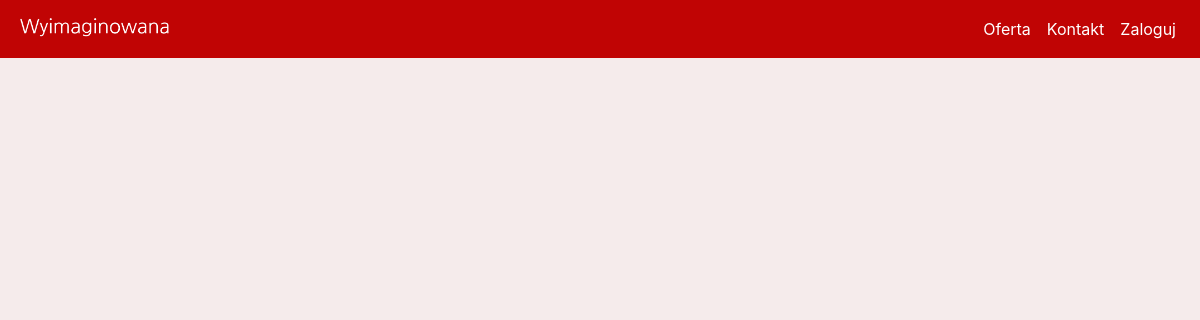
Before: /oferta/nowosci/4 with the older database file.
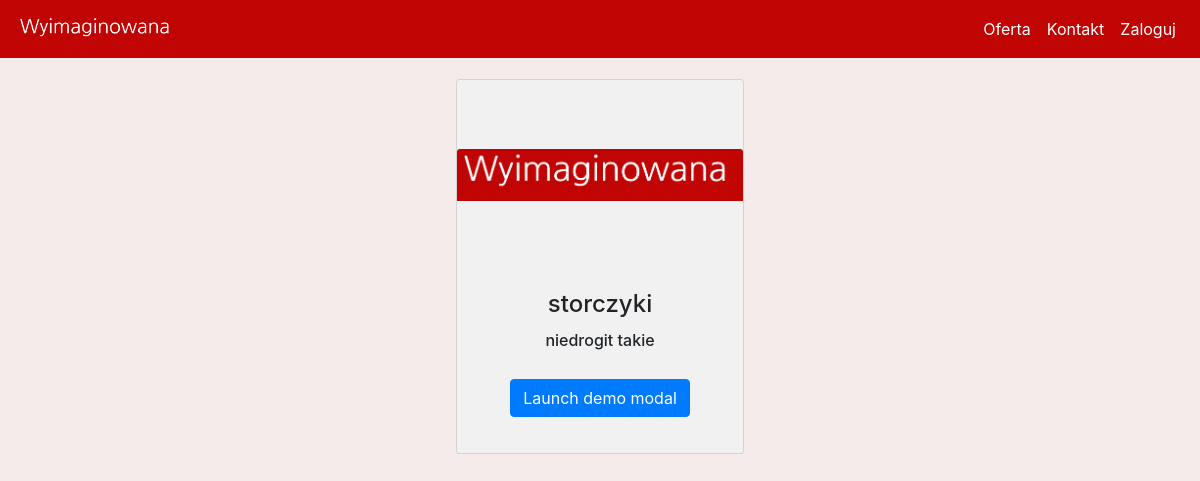
After: the same page with the newer database file.
### kwiaciarnia/models.py (models this page shows)
class Products(db.Model):
    id = db.Column(db.Integer(), primary_key=True)
    category = db.Column(db.Integer(), db.ForeignKey('product_category.id'))
    name = db.Column(db.String(), unique=True)
    description = db.Column(db.String())
    price = db.Column(db.Integer())

### kwiaciarnia/routes.py (the view)
@app.route('/oferta/<cat_name>/<id>')
def products(cat_name, id):
    products = Products.query.filter_by(category=id).all()
    products_category = Product_category.query.filter_by(name=cat_name).first()
    return render_template('products.html', products=products, products_category=products_category)

### kwiaciarnia/templates/products.html (shortened to what this page needs)
{% extends 'base.html' %}
{% block content %}
<div class="scrollmenu scrolly">
  {% for product in products %}
    <div class="card max-height padding-btm" style="width: 18rem;">
      {% if product.category == products_category.id %}
        <img class="card-img-top card-colour" src="/static/uploads/products/{{product.id}}.png" alt="{{product.name}}" onerror="this.onerror=null;this.src='/static/uploads/logo/logo.png';id='error'">
      {% endif %}
      <div class="card-body padding-btm">
        <h4 class="card-title">{{product.name}}</h4>
        <h6 class="card-text">{{product.description|truncate(50)}}</h6>
        <button type="button" class="btn btn-primary" data-toggle="modal" data-target="#exampleModalLong">
          Launch demo modal
        </button>
      </div>
    </div>
  {% endfor %}
</div>
{% endblock %}

### kwiaciarnia/templates/base.html (shortened to what this page needs)
<!doctype html>
<html lang="en">
  <head>
    <link rel="stylesheet" href="https://cdn.jsdelivr.net/npm/bootstrap@4.3.1/dist/css/bootstrap.min.css">
    <link rel="stylesheet" href="{{ url_for('static', filename='styles/main.css') }}">
  </head>
  <body>
    <div id="uno">
      {% include 'includes/navbar.html' %}
    </div>
    <div id="duo" class="position-relative overflow-hidden p-3 p-md-5 m-md-3 text-center">
      {% block content %}
      {% endblock %}
    </div>
  </body>
</html>

### kwiaciarnia/templates/includes/navbar.html (shortened to what this page needs)
<nav class="navbar navbar-expand-md nav_bar navbar-dark ">
    <a class="navbar-brand" href="{{ url_for('home') }}"><img src="static/uploads/logo/logo.png" alt="Home" id="logo"></a>
    <div class="collapse navbar-collapse" id="navbarNav">
      <ul class="navbar-nav ml-auto">
        <li class="nav-item active">
            <a class="nav-link" href="{{ url_for('products_categories') }}">Oferta</a>
        </li>
        <li class="nav-item active">
            <a class="nav-link" href="{{ url_for('contact') }}">Kontakt</a>
        </li>
        {% if current_user.is_authenticated  %}
            <li class="nav-item active">
                <a class="nav-link" href="#">@{{current_user.username}}</a>
            </li>
            <li class="nav-item active">
                <a class="nav-link" href="{{ url_for('logout') }}">Wyloguj</a>
            </li>
        {% else %}
            <li class="nav-item active">
                <a class="nav-link" href="{{ url_for('login') }}">Zaloguj</a>
            </li>
        {% endif %}
      </ul>
    </div>
</nav>

### kwiaciarnia/static/styles/main.css (style rules this page uses)
.nav_bar { background-color: #C00404; color: black; position: fixed; top: 0; width: 100%; z-index: 1; }
#error { width: 286; height: auto; background-color: #C00404; margin-top: 68.75px; margin-bottom: 68.75px; }
body { background-color: #f5ebeb; }
.scrolly { display: flex; flex-wrap: wrap; padding: 5px; }
.scrolly > div { background-color: #f1f1f1; width: 100px; margin: 10px; text-align: center; line-height: 75px; font-size: 30px; margin-left: auto; margin-right: auto; }
#logo { width: auto; height: 30px; }
.card-img-top { width: 286px; height: 190px; }

Changed rows visible on the page:
added Products: name "storczyki", description "niedrogit takie"
